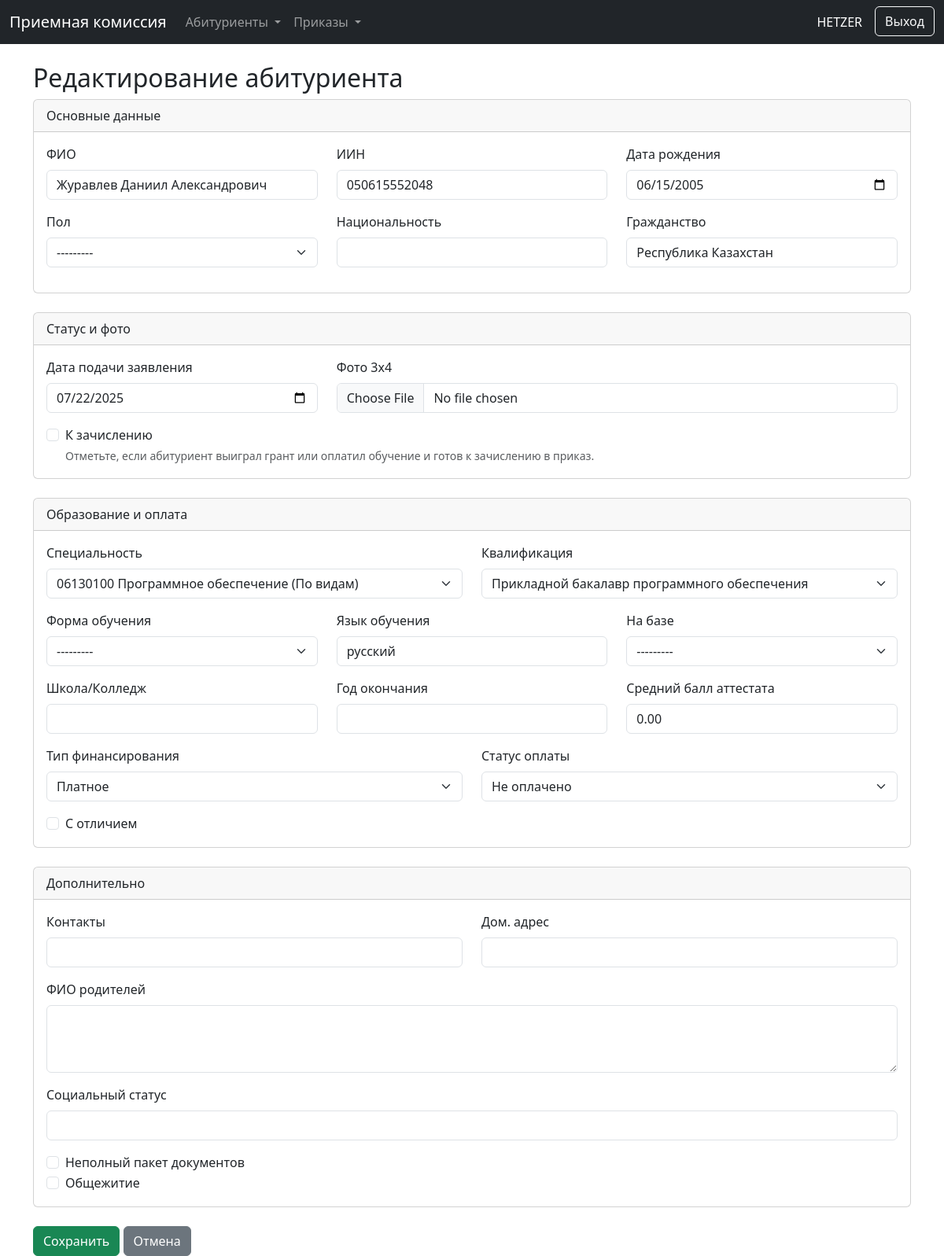
The page /applicants/edit/537/ (signed in) on the database its author committed.
### enrollment/models.py (models this page shows, shortened)
class Applicant(models.Model):
    STUDY_FORM_CHOICES = [('Очная', 'Очная'), ('Дуальная', 'Дуальная')]
    BASE_CHOICES = [('9 классов', '9 классов'), ('11 классов', '11 классов'), ('ТиПО', 'ТиПО')]
    GENDER_CHOICES = [('Мужской', 'Мужской'), ('Женский', 'Женский')]
    PAYMENT_TYPE_CHOICES = [('Госзаказ', 'Госзаказ'), ('Платное', 'Платное')]
    PAYMENT_STATUS_CHOICES = [('Оплачено', 'Оплачено'), ('Не оплачено', 'Не оплачено')]
    full_name = models.CharField(max_length=255, verbose_name="ФИО")
    iin = models.CharField(max_length=12, unique=True, verbose_name="ИИН")
    specialty = models.ForeignKey(Specialty, on_delete=models.PROTECT, verbose_name="Специальность")
    qualification = models.ForeignKey(Qualification, on_delete=models.PROTECT, verbose_name="Квалификация")
    study_form = models.CharField(max_length=50, choices=STUDY_FORM_CHOICES, verbose_name="Форма обучения", null=True, blank=True)
    base_education = models.CharField(max_length=50, choices=BASE_CHOICES, verbose_name="На базе", null=True, blank=True)
    school = models.CharField(max_length=255, verbose_name="Школа/Колледж", null=True, blank=True)
    graduation_year = models.IntegerField(verbose_name="Год окончания", null=True, blank=True)
    with_honors = models.BooleanField(default=False, verbose_name="С отличием") # BooleanField не нуждается в null=True
    gpa = models.DecimalField(max_digits=3, decimal_places=2, verbose_name="Средний балл аттестата", null=True, blank=True)
    birth_date = models.DateField(verbose_name="Дата рождения", null=True, blank=True)
    study_language = models.CharField(max_length=50, verbose_name="Язык обучения", null=True, blank=True)
    social_status = models.CharField(max_length=100, blank=True, null=True, verbose_name="Социальный статус")
    citizenship = models.CharField(max_length=100, default='Республика Казахстан', verbose_name="Гражданство", null=True, blank=True)
    nationality = models.CharField(max_length=100, verbose_name="Национальность", null=True, blank=True)
    gender = models.CharField(max_length=10, choices=GENDER_CHOICES, verbose_name="Пол", null=True, blank=True)
    phone_number = models.CharField(max_length=20, verbose_name="Контакты", null=True, blank=True)
    home_address = models.CharField(max_length=255, verbose_name="Дом. адрес", null=True, blank=True)
    parents_info = models.TextField(blank=True, null=True, verbose_name="ФИО родителей")
    has_incomplete_docs = models.BooleanField(default=False, verbose_name="Неполный пакет документов")
    needs_dormitory = models.BooleanField(default=False, verbose_name="Общежитие")
    application_date = models.DateField(default=timezone.now, verbose_name="Дата подачи заявления")
    photo = models.ImageField(upload_to='applicant_photos/', null=True, blank=True, verbose_name="Фото 3x4")
    is_ready_for_enrollment = models.BooleanField(default=False, verbose_name="К зачислению")
    payment_type = models.CharField(max_length=20, choices=PAYMENT_TYPE_CHOICES, default='Платное', verbose_name="Тип финансирования", null=True, blank=True)
    payment_status = models.CharField(max_length=20, choices=PAYMENT_STATUS_CHOICES, default='Не оплачено', verbose_name="Статус оплаты", null=True, blank=True)
    created_at = models.DateTimeField(auto_now_add=True)
    class Meta:
        verbose_name = "Абитуриент"
        verbose_name_plural = "Абитуриенты"
        ordering = ['-created_at']

### enrollment/views.py (the view)
# urls.py: path('applicants/edit/<int:pk>/', views.edit_applicant, name='edit_applicant'),
@permission_required('enrollment.change_applicant', raise_exception=True)
def edit_applicant(request, pk):
    applicant = get_object_or_404(Applicant, pk=pk)
    if request.method == 'POST':
        form = ApplicantForm(request.POST, instance=applicant)
        if form.is_valid():
            form.save()
            return redirect('applicant_list')
    else:
        form = ApplicantForm(instance=applicant)
    return render(request, 'enrollment/applicant_form.html', {'form': form})

### handbooks/models.py (called while the page is built)
    def __str__(self):
        return f"{self.code} {self.name}"

    def __str__(self):
        return f"{self.name} ({self.specialty.name})"

### enrollment/templates/enrollment/applicant_form.html (shortened to what this page needs)
{% extends 'enrollment/base.html' %}
{% block content %}
<h2>{% if form.instance.pk %}Редактирование{% else %}Добавление{% endif %} абитуриента</h2>
<form method="post" id="applicantForm" enctype="multipart/form-data">
    <div class="card mb-4">
        <div class="card-header">Основные данные</div>
        <div class="card-body">
            <div class="row">
                <div class="col-md-4 mb-3">
                    <label for="{{ form.full_name.id_for_label }}" class="form-label">{{ form.full_name.label }}</label>
                    {{ form.full_name }}
                </div>
                <div class="col-md-4 mb-3">
                    <label for="{{ form.iin.id_for_label }}" class="form-label">{{ form.iin.label }}</label>
                    {{ form.iin }}
                </div>
                <div class="col-md-4 mb-3">
                    <label for="{{ form.birth_date.id_for_label }}" class="form-label">{{ form.birth_date.label }}</label>
                    {{ form.birth_date }}
                </div>
                <div class="col-md-4 mb-3">
                    <label for="{{ form.gender.id_for_label }}" class="form-label">{{ form.gender.label }}</label>
                    {{ form.gender }}
                </div>
                <div class="col-md-4 mb-3">
                    <label for="{{ form.nationality.id_for_label }}" class="form-label">{{ form.nationality.label }}</label>
                    {{ form.nationality }}
                </div>
                <div class="col-md-4 mb-3">
                    <label for="{{ form.citizenship.id_for_label }}" class="form-label">{{ form.citizenship.label }}</label>
                    {{ form.citizenship }}
                </div>
            </div>
        </div>
    </div>
    <div class="card mb-4">
        <div class="card-header">Статус и фото</div>
        <div class="card-body">
            <div class="row">
                <div class="col-md-4 mb-3">
                    <label for="{{ form.application_date.id_for_label }}" class="form-label">{{ form.application_date.label }}</label>
                    {{ form.application_date }}
                </div>
                <div class="col-md-8 mb-3">
                    <label for="{{ form.photo.id_for_label }}" class="form-label">{{ form.photo.label }}</label>
                    {{ form.photo }}
                </div>
                <div class="col-12">
                    <div class="form-check">
                        {{ form.is_ready_for_enrollment }}
                        <label for="{{ form.is_ready_for_enrollment.id_for_label }}" class="form-check-label">{{ form.is_ready_for_enrollment.label }}</label>
                        <small class="form-text text-muted d-block">Отметьте, если абитуриент выиграл грант или оплатил обучение и готов к зачислению в приказ.</small>
                    </div>
                </div>
            </div>
        </div>
    </div>
    <div class="card mb-4">
        <div class="card-header">Образование и оплата</div>
        <div class="card-body">
            <div class="row">
                <div class="col-md-6 mb-3">
                    <label for="{{ form.specialty.id_for_label }}" class="form-label">{{ form.specialty.label }}</label>
                    {{ form.specialty }}
                </div>
                <div class="col-md-6 mb-3">
                    <label for="{{ form.qualification.id_for_label }}" class="form-label">{{ form.qualification.label }}</label>
                    {{ form.qualification }}
                </div>
                <div class="col-md-4 mb-3"><label class="form-label">{{ form.study_form.label }}</label>{{ form.study_form }}</div>
                <div class="col-md-4 mb-3"><label class="form-label">{{ form.study_language.label }}</label>{{ form.study_language }}</div>
                <div class="col-md-4 mb-3"><label class="form-label">{{ form.base_education.label }}</label>{{ form.base_education }}</div>
                <div class="col-md-4 mb-3"><label class="form-label">{{ form.school.label }}</label>{{ form.school }}</div>
                <div class="col-md-4 mb-3"><label class="form-label">{{ form.graduation_year.label }}</label>{{ form.graduation_year }}</div>
                <div class="col-md-4 mb-3"><label class="form-label">{{ form.gpa.label }}</label>{{ form.gpa }}</div>
                <div class="col-md-6 mb-3"><label class="form-label">{{ form.payment_type.label }}</label>{{ form.payment_type }}</div>
                <div class="col-md-6 mb-3"><label class="form-label">{{ form.payment_status.label }}</label>{{ form.payment_status }}</div>
            </div>
            <div class="form-check">{{ form.with_honors }} <label class="form-check-label" for="{{ form.with_honors.id_for_label }}">{{ form.with_honors.label }}</label></div>
        </div>
    </div>
    <div class="card mb-4">
        <div class="card-header">Дополнительно</div>
         <div class="card-body">
             <div class="row">
                <div class="col-md-6 mb-3"><label class="form-label">{{ form.phone_number.label }}</label>{{ form.phone_number }}</div>
                <div class="col-md-6 mb-3"><label class="form-label">{{ form.home_address.label }}</label>{{ form.home_address }}</div>
                <div class="col-md-12 mb-3"><label class="form-label">{{ form.parents_info.label }}</label>{{ form.parents_info }}</div>
                <div class="col-md-12 mb-3"><label class="form-label">{{ form.social_status.label }}</label>{{ form.social_status }}</div>
            </div>
            <div class="form-check">{{ form.has_incomplete_docs }} <label class="form-check-label" for="{{ form.has_incomplete_docs.id_for_label }}">{{ form.has_incomplete_docs.label }}</label></div>
            <div class="form-check">{{ form.needs_dormitory }} <label class="form-check-label" for="{{ form.needs_dormitory.id_for_label }}">{{ form.needs_dormitory.label }}</label></div>
         </div>
    </div>
    <button type="submit" class="btn btn-success">Сохранить</button>
    <a href="{% url 'applicant_list' %}" class="btn btn-secondary">Отмена</a>
</form>
{% endblock %}

### enrollment/templates/enrollment/base.html (shortened to what this page needs)
<!DOCTYPE html>
<html lang="ru">
<head>
    <link href="https://cdn.jsdelivr.net/npm/bootstrap@5.3.2/dist/css/bootstrap.min.css" rel="stylesheet">
</head>
<body>
    <nav class="navbar navbar-expand-lg navbar-dark bg-dark mb-4">
    <div class="container-fluid">
        <a class="navbar-brand" href="{% url 'dashboard' %}">Приемная комиссия</a>
        <div class="collapse navbar-collapse" id="mainNavbar">
            <ul class="navbar-nav me-auto mb-2 mb-lg-0">
                {% if perms.enrollment.view_applicant or perms.enrollment.add_applicant %}
                <li class="nav-item dropdown">
                    <a class="nav-link dropdown-toggle" href="#" id="applicantsDropdown" role="button" data-bs-toggle="dropdown" aria-expanded="false">
                        Абитуриенты
                    </a>
                </li>
                {% endif %}
                {% if perms.enrollment.view_order or perms.enrollment.add_order %}
                <li class="nav-item dropdown">
                    <a class="nav-link dropdown-toggle" href="#" id="ordersDropdown" role="button" data-bs-toggle="dropdown" aria-expanded="false">
                        Приказы
                    </a>
                </li>
                {% endif %}
            </ul>
            <div class="d-flex">
                <span class="navbar-text text-white me-3">{{ user.username }}</span>
                <form action="{% url 'logout' %}" method="post">
                    <button type="submit" class="btn btn-outline-light">Выход</button>
                </form>
            </div>
        </div>
    </div>
</nav>
    <main class="container mt-4">
        {% block content %}{% endblock %}
    </main>
</body>
</html>

### rows shown on the page
Applicant: full_name "Журавлев Даниил Александрович", iin "050615552048", birth_date "06/15/2005", gender "---------", citizenship "Республика Казахстан", application_date "07/22/2025", specialty "06130100 Программное обеспечение (По видам)", qualification "Прикладной бакалавр программного обеспечения", study_form "---------", study_language "русский", base_education "---------", gpa "0.00", payment_type "Платное", payment_status "Не оплачено"

### other values the page prints
{{ user.username }} "HETZER"
